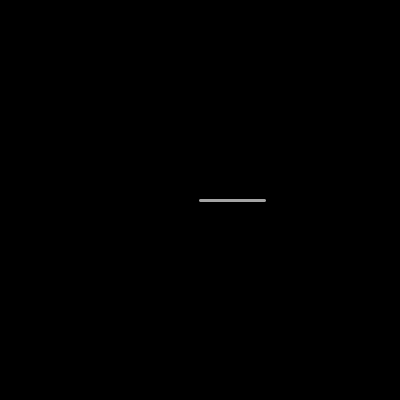
Frame 1 (no input)
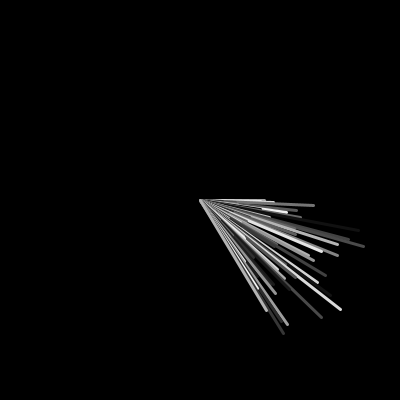
Frame 60 (the mouse pressed at the canvas centre just before this capture)
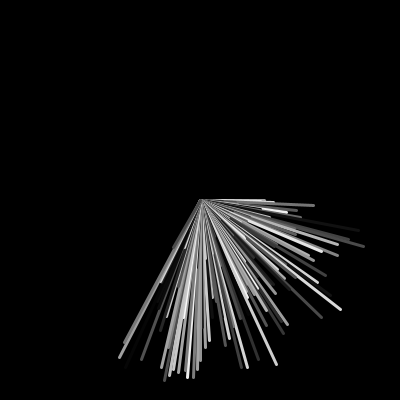
Frame 120 (the mouse held since frame 60 and released just before this capture)

The Processing sketch that drew these frames (run headless with seeded random() and noise(); from frame 60 on, the mouse is pressed at the canvas centre):

// Processing sketch: drawline
// ── drawline.pde

boolean active = true;

int angle = 0;

color[] colors = {#e05633, #f7e04a, #ffffff};
int i=0;
color d = colors[i];

void setup() {
  background(0);
  size(400, 400);
  strokeWeight(3);
  //frameRate(40);
}

void draw() {

  stroke(random(255));
  float radius = random(20, 190);
  float x = cos(radians(angle)) * radius; 
  float y = sin(radians(angle)) * radius;
  line(width/2, height/2, x + width/2, y + height/2);

  if (active) {
    angle++;
  }

  if (angle > 360) {
    angle  = 0;
    d = colors[i++];
    println(""+i);
  }

  if (i > 2) i=0;
}

void keyPressed() {
  if (key == 'j') {
    if (active) active=false;
    else active=true;
  }
}
